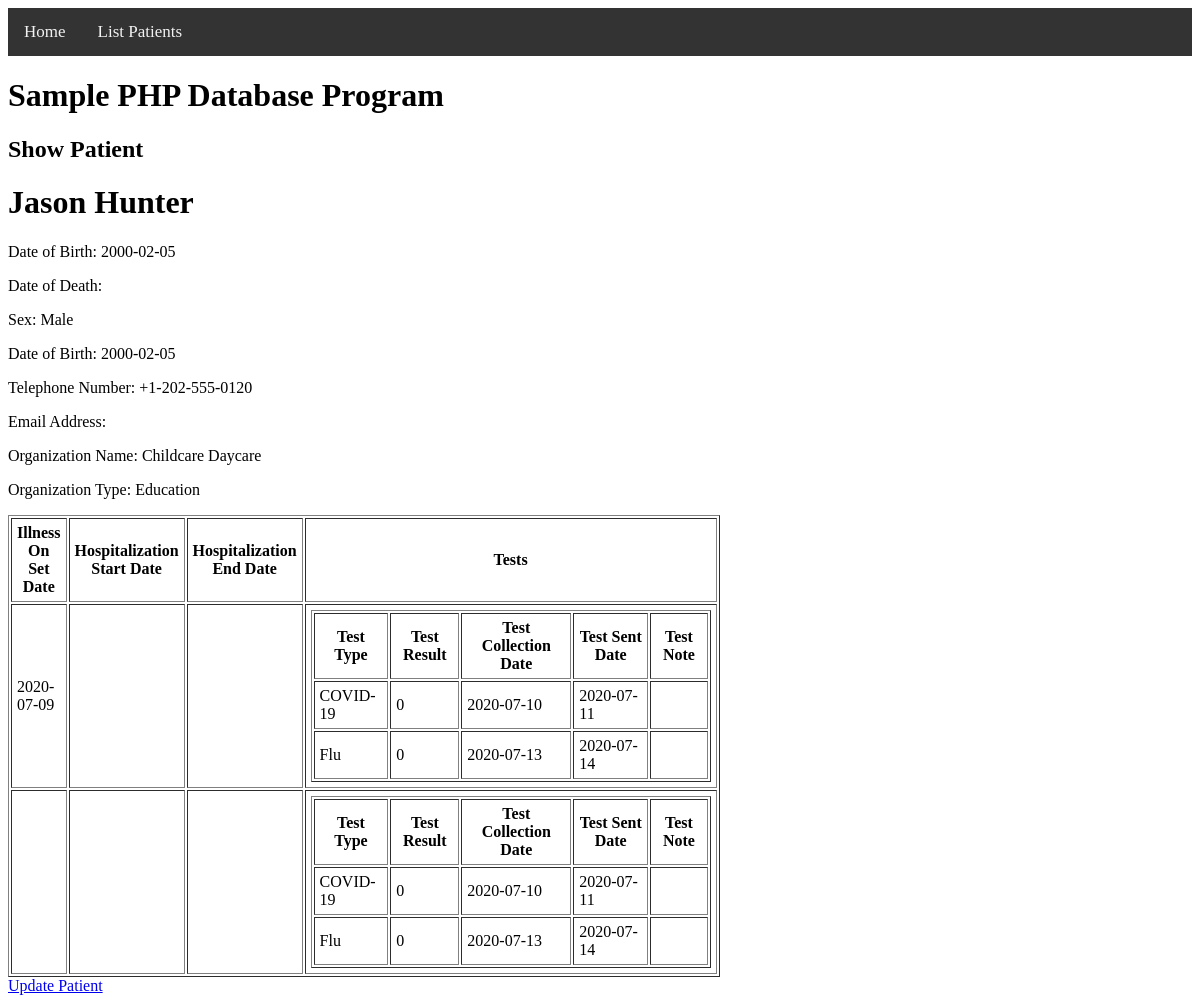
The page /DatabaseWebsiteProgramming/show_patient.php?id=1 on the database its author committed.
### tables this page shows
CREATE TABLE `Person` (
  `deathDateID` int(11) DEFAULT NULL,
  `locationID` int(11) DEFAULT NULL,
  `personID` int(11) NOT NULL,
  `FirstName` varchar(50) DEFAULT NULL,
  `LastName` varchar(50) DEFAULT NULL,
  `DateOfBirth` date DEFAULT NULL,
  `TelephoneNo` varchar(20) DEFAULT NULL,
  `Email` varchar(200) DEFAULT NULL,
  `sexCode` varchar(50) NOT NULL,
  `organizationID` int(11) DEFAULT NULL
);

CREATE TABLE `Organization` (
  `organizationCode` varchar(50) NOT NULL,
  `organizationID` int(11) NOT NULL,
  `organizationName` varchar(255) DEFAULT NULL,
  `locationID` int(11) DEFAULT NULL
);

CREATE TABLE `CaseTable` (
  `occupationID` int(11) NOT NULL,
  `locationID` int(11) DEFAULT NULL,
  `deathDateID` int(11) DEFAULT NULL,
  `IllnessOnsetDate` date DEFAULT NULL,
  `HospitalizationEndDate` date DEFAULT NULL,
  `HospitalizationStartDate` date DEFAULT NULL,
  `personID` int(11) NOT NULL,
  `caseID` int(11) NOT NULL
);

CREATE TABLE `Test` (
  `caseID` int(11) NOT NULL,
  `organizationID` int(11) NOT NULL,
  `testCode` varchar(50) NOT NULL,
  `testID` int(11) NOT NULL,
  `result` bit(1) DEFAULT NULL,
  `testNote` varchar(255) DEFAULT NULL,
  `collectionDate` date DEFAULT NULL,
  `sentDate` date DEFAULT NULL
);

### DatabaseWebsiteProgramming/show_patient.php (the view, shortened to what this page needs)
<?php
require_once 'config.inc.php';
$id = $_GET['id'];
?>
<html>
<head>
    <link rel="stylesheet" href="base.css">
</head>
<body>
<?php
require_once 'header.inc.php';
?>
<div>
    <h2>Show Patient</h2>
    <?php
    $conn = new mysqli($servername, $username, $password, $database, $port);
    $sql = "SELECT P.personID,lastName,firstName,dateOfBirth,D.deathDate,telephoneNo,email,sexCode,O.organizationCode,O.organizationName FROM (Person P LEFT JOIN Death D ON P.deathDateID = D.deathDateID) LEFT JOIN Organization O ON P.organizationID = O.organizationID WHERE P.personID = ?";
    $stmt = $conn->stmt_init();
    if (!$stmt->prepare($sql)) {
        echo "failed to prepare";
    }
    else {
        $stmt->bind_param('s',$id);
        $stmt->execute();
        $stmt->store_result();
        $stmt->bind_result($personID,$lastName,$firstName,$dateOfBirth,$deathDate,$telephoneNo,$email,$sexCode,$organizationCode,$organizationName);
        echo "<div>";
        while ($stmt->fetch()) {
             echo '<h1>'.$firstName.' '.$lastName.'</h1>';
             echo '<p>Date of Birth: '.$dateOfBirth.'</p>';
             echo '<p>Date of Death: '.$deathDate.'</p>';
			 echo '<p>Sex: '.$sexCode.'</p>';echo '<p>Date of Birth: '.$dateOfBirth.'</p>';
			 echo '<p>Telephone Number: '.$telephoneNo.'</p>';
			 echo '<p>Email Address: '.$email.'</p>';
			 echo '<p>Organization Name: '.$organizationName.'</p>';
			 echo '<p>Organization Type: '.$organizationCode.'</p>';
			 $sql2 = "SELECT C.caseID,C.illnessOnsetDate,C.hospitalizationEndDate,C.hospitalizationStartDate FROM Person P INNER JOIN CaseTable C ON P.personID = C.personID INNER JOIN Test T ON C.caseID = T.caseID WHERE C.personID = ?";
            $stmt2 = $conn->stmt_init();
            if (!$stmt2->prepare($sql2)) {
                echo "failed to prepare";
            }
            else {
                $stmt2->bind_param('s',$id);
                $stmt2->execute();
                $stmt2->store_result();
                $stmt2->bind_result($caseID,$illnessOnsetDate,$hospitalizationEndDate,$hospitalizationStartDate);
                echo '<table border="1" width="400" cellpadding="5">';
                echo "<tr>";
                echo "<th>Illness On Set Date</th>";
                echo "<th>Hospitalization Start Date</th>";
                echo "<th>Hospitalization End Date</th>";
                echo "<th>Tests</th>";
                while ($stmt2->fetch()) {
                    echo '<tr>';
        	        echo '<td>'.$illnessOnsetDate.'</td>';
        	        echo '<td>'.$hospitalizatinStartDate.'</td>';
        	        echo '<td>'.$hospitalizationEndDate.'</td>';
                    $sql3 = "SELECT T.testID,T.testCode,T.result,T.testNote,T.collectionDate,T.sentDate FROM Person P INNER JOIN CaseTable C ON P.personID = C.personID INNER JOIN Test T ON C.caseID = T.caseID WHERE C.personID = ?";
                    $stmt3 = $conn->stmt_init();
                    if (!$stmt3->prepare($sql3)) {
                        echo "failed to prepare";
                    }
                    else {
                        $stmt3->bind_param('s', $id);
                        $stmt3->execute();
                        $stmt3->store_result();
                        $stmt3->bind_result($testID,$testCode,$result,$testNote,$collectionDate,$sentDate);
                        echo '<td>';
                        echo '<table border="1" width="400" cellpadding="5">';
                        echo "<tr>";
                        echo "<th>Test Type</th>";
                        echo "<th>Test Result</th>";
                        echo "<th>Test Collection Date</th>";
                        echo "<th>Test Sent Date</th>";
                        echo "<th>Test Note</th>";
                        while ($stmt3->fetch()) {
                            echo '<tr>';
                            echo '<td>'.$testCode.'</td>';
                            echo '<td>'.$result.'</td>';
                            echo '<td>'.$collectionDate.'</td>';
                            echo '<td>'.$sentDate.'</td>';
                            echo '<td>'.$testNote.'</td>';
                            echo '</tr>';
                        }
                        echo '</table>';
                        echo '</td>';
                    }
                echo '</tr>';
            	}
		 echo "</table>";
        }
    }
                echo "</div>";
    ?>
        <div>
            <a href="update_patient.php?id=<?= $personID ?>">Update Patient</a>
        </div>
    <?php
    }
    ?>
</body>
</html>

### DatabaseWebsiteProgramming/header.inc.php (shortened to what this page needs)
<div class="topnav">
    <a href="index.php">Home</a>
    <a href="list_patients.php">List Patients</a>
</div></div>
<h1>Sample PHP Database Program</h1>

### DatabaseWebsiteProgramming/base.css (style rules this page uses)
.topnav { background-color: #333; overflow: hidden; }
.topnav a { float: left; color: #f2f2f2; text-align: center; padding: 14px 16px; text-decoration: none; font-size: 17px; }

### rows shown on the page
person: FirstName "Jason", LastName "Hunter", DateOfBirth "2000-02-05", sexCode "Male", TelephoneNo "+1-202-555-0120", organizationID.organizationName "Childcare Daycare", organizationID.organizationCode "Education"
casetable: IllnessOnsetDate "2020-07-09"
test: testCode "COVID-19", result "0", collectionDate "2020-07-10", sentDate "2020-07-11"
test: testCode "Flu", result "0", collectionDate "2020-07-13", sentDate "2020-07-14"
